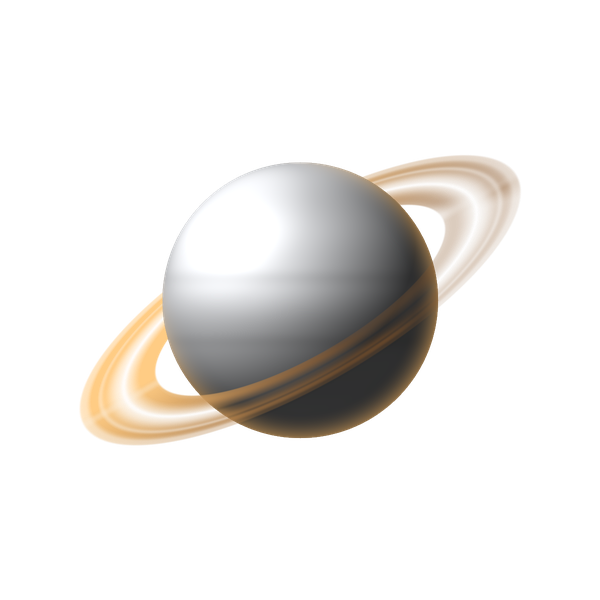
#> input picture brand-mark.png, 600 x 600 px
$ python make-w6-asteroid-dart-reel.py
#> lines starting #> are read from the running program, lines starting #| are printed output that depends on the picture
### brandkit.py
"""Gemeinsame Bausteine fuer die Content-Grafiken (Markensystem).

Farben/Schrift: docs/strategie.md. Wird von den make-*.py Skripten importiert.
Benoetigt: Pillow. Schriften: Segoe UI + Bahnschrift (Windows-Standard).
"""

from pathlib import Path

from PIL import Image, ImageDraw, ImageFilter, ImageFont

FDIR = Path("C:/Windows/Fonts")

S = 2                     # Supersampling
BG = (11, 14, 20)
FG = (242, 244, 248)
SEC = (169, 178, 195)
ACC = (255, 180, 84)
HAIR = (35, 42, 56)
HANDLE = "@theorbitlog"


def f(px, bold=False):
    return ImageFont.truetype(str(FDIR / ("segoeuib.ttf" if bold else "segoeui.ttf")), int(px))


def fmono(px):
    return ImageFont.truetype(str(FDIR / "bahnschrift.ttf"), int(px))


# [19 lines left out: functions tracked, wrap, not called in this run]


def canvas(w, h):
    """Hintergrund mit dezenter Rand-Abdunklung. Gibt (img, draw) zurueck."""
    img = Image.new("RGB", (w, h), BG)
    m = Image.new("L", (w, h), 0)
    ImageDraw.Draw(m).ellipse([-w * 0.28, -h * 0.28, w * 1.28, h * 1.28], fill=255)
    m = m.filter(ImageFilter.GaussianBlur(min(w, h) * 0.26))
    img = Image.composite(img, Image.new("RGB", (w, h), (6, 8, 12)), m)
    return img, ImageDraw.Draw(img)


# [13 lines left out: functions glow, furniture, not called in this run]


_MARK_CACHE = {}


def brand_mark():
    """Laedt das freigestellte Marken-Icon (Ringplanet, identisch zum Profilbild).
    Erzeugt/aktualisiert mit make-brand-mark.py."""
    if "img" not in _MARK_CACHE:
        _MARK_CACHE["img"] = Image.open(Path(__file__).resolve().parent / "brand-mark.png").convert("RGBA")
    return _MARK_CACHE["img"]


def ring_mark(img, cx, cy, s):
    """Marken-Icon auf CTA-/Cover-Slides. img = Ziel-Bild, cx/cy = Mittelpunkt, s = Groesse."""
    sz = max(1, int(s * 3.8))
    mark = brand_mark().resize((sz, sz), Image.LANCZOS)
    img.paste(mark, (int(cx - sz / 2), int(cy - sz / 2)), mark)


def downscale(img, w, h):
    return img.resize((w, h), Image.LANCZOS)

### reelkit.py
"""Gemeinsame Bausteine fuer 1080x1920-Reels (ab Woche 4): Rahmen, Kugel-Schattierung,
Frame-Export, Montage und ffmpeg-Zusammenbau. Baut auf brandkit.py auf.

Reel-Skripte importieren per sys.path-Zeile (Elternordner) und rufen am Ende
`finish(frames, OUT, "w4-...", cover_idx)` auf.
Benoetigt: Pillow, imageio-ffmpeg (liefert die ffmpeg-Binary).
"""

import random
import subprocess
from pathlib import Path

from PIL import Image, ImageChops, ImageDraw, ImageFilter

from brandkit import S, FG, SEC, ACC, HAIR, f, fmono, tracked, wrap, canvas, ring_mark, downscale

W = 1080 * S
H = 1920 * S
M = 96 * S
TOP_SAFE = 250 * S
BOT_SAFE = 300 * S
SEC_PER_FRAME = 2.5


# ---------------------------------------------------------------- Rahmen

def starfield(img, seed, n=170):
    d = ImageDraw.Draw(img)
    rnd = random.Random(seed)
    for _ in range(n):
        x, y = rnd.uniform(0, W), rnd.uniform(0, H)
        r = rnd.uniform(0.6, 1.8) * S
        op = rnd.randint(70, 200)
        d.ellipse([x - r, y - r, x + r, y + r], fill=(op, op, min(255, op + 20)))
    for _ in range(n // 12):
        x, y = rnd.uniform(0, W), rnd.uniform(0, H)
        r = rnd.uniform(2.0, 3.4) * S
        gl = Image.new("L", img.size, 0)
        ImageDraw.Draw(gl).ellipse([x - r * 3, y - r * 3, x + r * 3, y + r * 3], fill=90)
        gl = gl.filter(ImageFilter.GaussianBlur(r * 1.4))
        img.paste(Image.new("RGB", img.size, FG), (0, 0), gl)
        d.ellipse([x - r, y - r, x + r, y + r], fill=FG)


def new_frame(seed):
    img, _ = canvas(W, H)
    starfield(img, seed)
    return img, ImageDraw.Draw(img)


def header(d, label):
    tracked(d, (M, TOP_SAFE), label, fmono(26 * S), ACC, 5 * S)


# [15 lines left out: functions footer_handle, ruler, not called in this run]


def ctext(d, s, font, fill, y, cx=None):
    cx = W / 2 if cx is None else cx
    d.text((cx - d.textlength(s, font=font) / 2, y), s, font=font, fill=fill)


# [43 lines left out: functions ctext_block, frame_cta, bookmark, frame_save, not called in this run]


def header_band(img, lines, accent, y=None):
    """Feste Kopfzeile fuer Animations-Reels (ab Woche 6, docs/reel-algorithmus.md): Marke + Handle,
    darunter die Schlagzeile (Liste von Zeilen); das Wort `accent` wird in ACC gesetzt."""
    d = ImageDraw.Draw(img)
    y = TOP_SAFE if y is None else y
    ring_mark(img, 120 * S, y + 34 * S, 15 * S)
    d = ImageDraw.Draw(img)
    d.text((170 * S, y + 4 * S), "Orbit Log", font=f(34 * S, bold=True), fill=FG)
    d.text((170 * S, y + 46 * S), "@theorbitlog", font=fmono(22 * S), fill=SEC)
    fo = f(60 * S, bold=True)
    y += 120 * S
    for ln in lines:
        x = (W - d.textlength(ln, font=fo)) / 2
        if accent and accent in ln:
            pre, post = ln.split(accent, 1)
            d.text((x, y), pre, font=fo, fill=FG)
            x += d.textlength(pre, font=fo)
            d.text((x, y), accent, font=fo, fill=ACC)
            x += d.textlength(accent, font=fo)
            d.text((x, y), post, font=fo, fill=FG)
        else:
            d.text((x, y), ln, font=fo, fill=FG)
        y += 72 * S
    return y


# ---------------------------------------------------------------- Kugeln

# [21 lines left out: functions blob, band, grain, not called in this run]


TEX = 512
_SHADE = {}


# [98 lines left out: functions _shade_map, sphere, tex_saturn, tex_moon, finish, not called in this run]

### bodies.py
"""Realistische Himmelskoerper fuer alle Grafiken (ab Woche 5, 27.09.2026).

Statt flacher Texturen auf einer Scheibe: prozedurale Equirectangular-Texturen (fraktales
Rauschen), echte Kugelprojektion (Baender/Kontinente kruemmen sich zum Rand, Rotation per
`lon0`), weicher Terminator, Atmosphaerensaum, Wolken, Krater, Saturnringe mit Cassini-Teilung
und Sterne mit Granulation, Randverdunkelung und Korona.

    from bodies import planet, star
    planet(img, cx, cy, d_px, "earth")                 # d_px in Ausgabe-Pixeln (x S intern)
    planet(img, cx, cy, d_px, "saturn", ring_tilt=12)  # Ring mit Neigung in Grad
    star(img, cx, cy, d_px, "sun")                     # "sun" | "red_dwarf"

Benoetigt: Pillow, numpy. Baut auf brandkit.S auf (Supersampling-Faktor der Leinwand).
"""

import math

import numpy as np
from PIL import Image, ImageDraw, ImageFilter

from brandkit import S

TW, TH = 1024, 512            # Texturgroesse (equirectangular)
_TEX = {}


# ---------------------------------------------------------------- Rauschen

def fbm(seed, h=TH, w=TW, octaves=6, base=4, persistence=0.52, wrap=True):
    """Fraktales Wertrauschen 0..1 (horizontal nahtlos, da equirectangular)."""
    rng = np.random.default_rng(seed)
    out = np.zeros((h, w), np.float32)
    amp, total = 1.0, 0.0
    for o in range(octaves):
        gw, gh = base * 2 ** o, max(2, base * 2 ** o // 2)
        g = rng.random((gh + 1, gw + 1)).astype(np.float32)
        if wrap:
            g[:, -1] = g[:, 0]
        layer = np.asarray(Image.fromarray(g).resize((w, h), Image.BICUBIC), np.float32)
        out += layer * amp
        total += amp
        amp *= persistence
    out /= total
    out -= out.min()
    return out / max(1e-6, out.max())


def lat_grid(h=TH, w=TW):
    lat = np.linspace(90, -90, h, dtype=np.float32)[:, None] * np.ones((1, w), np.float32)
    return lat


def mix(a, b, t):
    t = np.clip(t, 0, 1)[..., None]
    return a * (1 - t) + b * t


def col(c):
    return np.array(c, np.float32)[None, None, :]


def smooth(e0, e1, x):
    t = np.clip((x - e0) / (e1 - e0), 0, 1)
    return t * t * (3 - 2 * t)


# ---------------------------------------------------------------- Texturen

# [19 lines left out: function _craters, not called in this run]


def tex_earth():
    lat = lat_grid()
    n = fbm(11, octaves=7, base=3)
    land = smooth(0.49, 0.53, n)
    deep, shallow = col((12, 38, 92)), col((30, 86, 150))
    ocean = mix(deep, shallow, smooth(0.40, 0.52, n))
    veg = fbm(12, octaves=6, base=6)
    desert = smooth(0.35, 0.7, veg) * (1 - smooth(20, 40, np.abs(lat))) + smooth(0.62, 0.8, veg) * 0.5
    ground = mix(col((58, 104, 48)), col((176, 150, 104)), desert)
    ground = mix(ground, col((96, 88, 72)), smooth(0.66, 0.78, n) * 0.6)          # Gebirge
    img = mix(ocean, ground, land)
    ice = smooth(66, 74, np.abs(lat) + (fbm(13, octaves=4) - 0.5) * 12)
    img = mix(img, col((236, 242, 248)), ice)
    cl = fbm(14, octaves=7, base=5)
    swirl = fbm(15, octaves=3, base=3)
    clouds = smooth(0.58, 0.80, cl * 0.75 + swirl * 0.35)
    img = mix(img, col((248, 250, 252)), clouds * 0.8)
    return img, dict(atmo=(110, 170, 255), atmo_k=0.9, spec=0.35)


# [86 lines left out: functions tex_moon, tex_mercury, tex_venus, tex_mars, _banded, tex_jupiter and 3 more, not called in this run]


TEXTURES = {"earth": tex_earth, "moon": tex_moon, "mercury": tex_mercury, "venus": tex_venus,
            "mars": tex_mars, "jupiter": tex_jupiter, "saturn": tex_saturn, "neptune": tex_neptune,
            "uranus": tex_uranus}


def texture(kind):
    if kind not in _TEX:
        _TEX[kind] = TEXTURES[kind]()
    return _TEX[kind]


# ---------------------------------------------------------------- Projektion

def _disc(d):
    """Normalen einer Kugel mit Durchmesser d (px) + weicher Rand-Alpha."""
    r = d / 2
    ys, xs = np.mgrid[0:d, 0:d].astype(np.float32)
    nx, ny = (xs + 0.5 - r) / r, (ys + 0.5 - r) / r
    rr = np.sqrt(nx * nx + ny * ny)
    nz = np.sqrt(np.clip(1 - rr * rr, 0, 1))
    alpha = np.clip((1 - rr) * r / 1.2, 0, 1)
    return nx, ny, nz, alpha


def _sample(tex, nx, ny, nz, lon0, tilt):
    # Achsneigung um die Blickachse drehen, dann Laenge/Breite berechnen
    ct, st = math.cos(math.radians(tilt)), math.sin(math.radians(tilt))
    x, y = nx * ct - ny * st, nx * st + ny * ct
    lat = np.degrees(np.arcsin(np.clip(-y, -1, 1)))
    lon = np.degrees(np.arctan2(x, nz)) + lon0
    u = ((lon % 360) / 360 * (TW - 1)).astype(int)
    v = ((90 - lat) / 180 * (TH - 1)).astype(int)
    return tex[np.clip(v, 0, TH - 1), np.clip(u, 0, TW - 1)]


def planet(img, cx, cy, d_px, kind, light=(-0.55, -0.45, 0.70), lon0=180.0, tilt=0.0,
           ring_tilt=None, glow=True):
    """Realistische Planetenkugel auf img (RGB, Supersampling-Leinwand). cx/cy in Leinwand-px,
    d_px in Ausgabe-px (wird mit S multipliziert). light: Richtung zur Sonne (x rechts, y unten,
    z zum Betrachter). ring_tilt: Neigung der Saturnringe in Grad (None = keine Ringe)."""
    tex, meta = texture(kind)
    d = max(4, int(d_px * S))
    nx, ny, nz, alpha = _disc(d)
    base = _sample(tex, nx, ny, nz, lon0, tilt)

    lx, ly, lz = light
    ln = math.sqrt(lx * lx + ly * ly + lz * lz)
    lx, ly, lz = lx / ln, ly / ln, lz / ln
    ndl = nx * lx + ny * ly + nz * lz
    lit = smooth(-0.08, 0.35, ndl) * (0.35 + 0.65 * np.clip(ndl, 0, 1)) + 0.025
    limb = 0.75 + 0.25 * nz                                                       # leichte Randabdunklung
    rgb = base * (lit * limb)[..., None]

    if meta.get("spec"):                                                          # Glanz auf Ozeanen
        hx, hy, hz = lx, ly, lz + 1
        hn = math.sqrt(hx * hx + hy * hy + hz * hz)
        spec = np.clip((nx * hx + ny * hy + nz * hz) / hn, 0, 1) ** 60
        ocean = (base[..., 2] > base[..., 0] + 30).astype(np.float32)
        rgb += (spec * ocean * meta["spec"] * 255)[..., None]

    if meta.get("atmo"):                                                          # Atmosphaerensaum
        rim = (1 - nz) ** 2.5 * smooth(-0.25, 0.3, ndl) * meta.get("atmo_k", 0.6)
        rgb = rgb * (1 - rim[..., None] * 0.6) + col(meta["atmo"]) * rim[..., None]

    rgb = np.clip(rgb, 0, 255).astype(np.uint8)
    sprite = Image.fromarray(rgb, "RGB")
    mask = Image.fromarray((alpha * 255).astype(np.uint8), "L")

    r = d // 2
    if glow and meta.get("atmo"):
        _halo(img, cx, cy, r, meta["atmo"], strength=int(55 * meta.get("atmo_k", 0.6)), scale=1.18)
    if ring_tilt is not None:
        _ring(img, cx, cy, r, ring_tilt, light, back=True)
    img.paste(sprite, (int(cx - r), int(cy - r)), mask)
    if ring_tilt is not None:
        _ring(img, cx, cy, r, ring_tilt, light, back=False)


def _halo(img, cx, cy, r, color, strength=70, scale=1.35):
    m = Image.new("L", img.size, 0)
    R = r * scale
    ImageDraw.Draw(m).ellipse([cx - R, cy - R, cx + R, cy + R], fill=strength)
    m = m.filter(ImageFilter.GaussianBlur(r * 0.25))
    img.paste(Image.new("RGB", img.size, tuple(color)), (0, 0), m)


# [28 lines left out: function _ring, not called in this run]


# ---------------------------------------------------------------- Sterne

STARS = {"sun": dict(core=(255, 250, 232), mid=(255, 214, 128), edge=(236, 120, 40), glow=(255, 170, 70)),
         "red_dwarf": dict(core=(255, 196, 150), mid=(244, 118, 70), edge=(170, 42, 22), glow=(255, 96, 56))}


# [27 lines left out: function star, not called in this run]

### w6-asteroid-dart/make-w6-asteroid-dart-reel.py
"""Woche 6, Donnerstag - Reel "If an asteroid were heading for Earth - we already know how to push
it away" (Typ e Bedrohung -> Aufloesung, docs/reel-algorithmus.md). Eine durchgehende Animation unter
fester Kopfzeile: Asteroid auf Kollisionskurs -> Raumsonde trifft ihn -> Bahn knickt ab, verfehlt die
Erde -> Beleg: NASA DART 2022. ~17,5 s.

Fakten (NASA DART / Planetary Defense, ESA; Sky & Telescope 2023):
  DART traf am 26.09.2022 mit 6,1 km/s (~22.000 km/h) den ~150 m grossen Asteroidenmond Dimorphos
  (umkreist Didymos, ~780 m). Umlaufzeit von 11 h 55 min auf 11 h 23 min verkuerzt (-32 min; Mindest-
  ziel waren 73 s). Erstes Mal, dass Menschen die Bewegung eines Himmelskoerpers gezielt veraendert
  haben. Didymos/Dimorphos waren nie eine Gefahr fuer die Erde - es war ein Test.
  Darstellung: Szenario ausdruecklich hypothetisch ("If ..."); Ablenkung im Bild stark ueberzeichnet
  (real: winzige Aenderung, die ueber Jahre zum Verfehlen anwaechst) -> first_comment.

Hook-Varianten:
  1 "If an asteroid were heading for Earth - we already know how to push it away" (gewaehlt)
  2 "We already crashed a spacecraft into an asteroid. On purpose."   3 "How to save Earth from an asteroid"
  4 "This is how we'd stop an asteroid"   5 "Humans have already moved an asteroid"

    python make-w6-asteroid-dart-reel.py  ->  w6-asteroid-dart.mp4, -cover.png
"""

import math
import random
import subprocess
import sys
from pathlib import Path

import imageio_ffmpeg
from PIL import Image, ImageDraw, ImageFilter

sys.path.insert(0, str(Path(__file__).resolve().parent.parent))
from brandkit import S, FG, SEC, ACC, HAIR, f, downscale
from bodies import planet
from reelkit import new_frame, header_band, blob

OUT = Path(__file__).resolve().parent
W, H = 1080, 1920
FPS = 30
T_TOTAL = 17.5
EARTH = (800, 900)
A0 = (90, 610)                                   # Asteroid-Start
T_HIT = 8.0
RED, GREEN = (235, 84, 70), (110, 210, 140)


def lerp(a, b, t):
    return a + (b - a) * t


def ease(t):
    t = max(0.0, min(1.0, t))
    return t * t * (3 - 2 * t)


# [10 lines left out: function ast_pos, not called in this run]


def background():
    img, _ = new_frame(41)
    header_band(img, ["If an asteroid were heading", "for Earth - we know how", "to push it away"], "push it away")
#> in brand_mark, returned value is the input picture: PIL image 600x600 RGBA; mean R, G, B, A 37.4, 33.3, 28.9, 49.4
#> the loop in header_band, `for ln in lines:` made 3 passes
#> x on passes 1 to 3: 258, 351.2, 1541.2
#> after the loop in header_band, `for ln in lines:`: y = 1172
    planet(img, EARTH[0] * S, EARTH[1] * S, 250, "earth", light=(-0.8, -0.3, 0.5))
    d = ImageDraw.Draw(img)
    cta = "Send this to someone who worries about asteroids"
    d.text(((W * S - d.textlength(cta, font=f(32 * S, bold=True))) / 2, 1585 * S), cta, font=f(32 * S, bold=True), fill=FG)
    return downscale(img, W, H)


def asteroid_sprite(r=46):
    """Unregelmaessiger, schattierter Gesteinsbrocken mit Kratern (4x gezeichnet)."""
    k = 4
    size = r * 2 + 8
    im = Image.new("RGBA", (size * k, size * k), (0, 0, 0, 0))
    d = ImageDraw.Draw(im)
    rnd = random.Random(5)
    c = size * k / 2
    pts = []
    for i in range(36):
        a = i / 36 * 2 * math.pi
        rr = r * k * (0.78 + 0.22 * math.sin(a * 3 + 1) * 0.6 + rnd.uniform(-0.08, 0.08))
        pts.append((c + math.cos(a) * rr, c + math.sin(a) * rr * 0.82))
    d.polygon(pts, fill=(122, 108, 96, 255))
    shade = Image.new("L", im.size, 0)                                       # Licht von links oben
    ImageDraw.Draw(shade).ellipse([c - r * k * 1.3, c - r * k * 1.3, c + r * k * 0.5, c + r * k * 0.5], fill=255)
    shade = shade.filter(ImageFilter.GaussianBlur(r * k * 0.45))
    lit = Image.new("RGBA", im.size, (176, 160, 140, 255))
    im = Image.composite(lit, im, Image.composite(shade, Image.new("L", im.size, 0), im.split()[3]))
    d = ImageDraw.Draw(im)
    for _ in range(9):
        x, y = c + rnd.uniform(-0.55, 0.55) * r * k, c + rnd.uniform(-0.45, 0.45) * r * k
        s = rnd.uniform(0.07, 0.17) * r * k
        d.ellipse([x - s, y - s * 0.8, x + s, y + s * 0.8], fill=(84, 74, 66, 255))
        d.arc([x - s, y - s * 0.8, x + s, y + s * 0.8], 200, 340, fill=(196, 182, 162, 255), width=max(1, k))
    a = im.split()[3]
    im.putalpha(a)
    return im.resize((size, size), Image.LANCZOS)


def probe_sprite():
    """DART-artige Sonde: Kastenkoerper + zwei lange Solarflaechen (4x gezeichnet)."""
    k = 4
    w, h = 120, 34
    im = Image.new("RGBA", (w * k, h * k), (0, 0, 0, 0))
    d = ImageDraw.Draw(im)
    d.rounded_rectangle([0, 11 * k, 42 * k, 23 * k], 3 * k, fill=(70, 96, 170, 255))          # Panel links
    d.rounded_rectangle([78 * k, 11 * k, 120 * k, 23 * k], 3 * k, fill=(70, 96, 170, 255))     # Panel rechts
    for x in range(4, 42, 6):
        d.line([x * k, 11 * k, x * k, 23 * k], fill=(40, 60, 120, 255), width=k)
        d.line([(x + 76) * k, 11 * k, (x + 76) * k, 23 * k], fill=(40, 60, 120, 255), width=k)
    d.rectangle([42 * k, 16 * k, 78 * k, 18 * k], fill=(190, 190, 196, 255))
    d.rounded_rectangle([48 * k, 4 * k, 72 * k, 30 * k], 3 * k, fill=(206, 168, 92, 255))     # Koerper (Folie)
    d.ellipse([54 * k, 10 * k, 66 * k, 22 * k], fill=(232, 232, 236, 255))                      # Antenne
    return im.resize((w, h), Image.LANCZOS)


# [18 lines left out: functions dashed, caption, not called in this run]


PHASES = [  # (Start, Ende, oben, gross, unten, Farbe)
    (0.0, 4.6, "Years before impact,", "we'd spot it", "Telescopes track its path toward Earth.", RED),
    (4.6, 8.6, "The plan: hit it", "with a spacecraft", "at about 22,000 km/h", ACC),
    (8.6, 12.6, "A tiny nudge, early enough", "= a clean miss", "Exaggerated here so you can see it.", GREEN),
    (12.6, 17.5, "Not science fiction:", "NASA DART, 2022", "It hit asteroid moon Dimorphos and cut its orbit by 32 minutes.", ACC),
]


# [48 lines left out: function frame, not called in this run]


def main():
    bg = background()
#> after the loop in fbm, `for o in range(octaves):`:
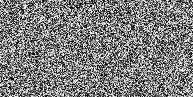
#> g: shape (97, 193) float32; min 1.69e-05, max 1, mean 0.497
#> after the loop in fbm, `for o in range(octaves):`:
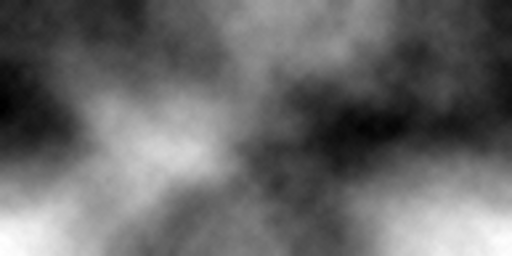
#> out: shape (512, 1024) float32 (shown at 1/2 size); min 0.291, max 1.97, mean 0.981; drawn with min black and max white
#> after the loop in fbm, `for o in range(octaves):`: amp = 0.0103; total = 2.06
#> in smooth, `t = np.clip((x - e0) / (e1 - e0), 0, 1)`:
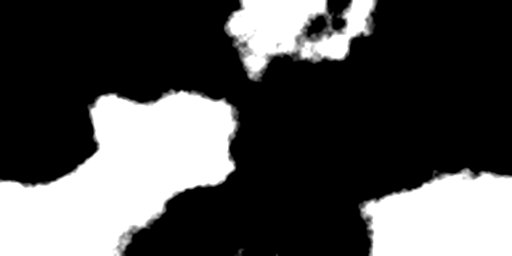
#> t: shape (512, 1024) float32 (shown at 1/2 size); min 0, max 1, mean 0.307
#> in tex_earth, `deep, shallow = col((12, 38, 92)), col((30, 86, 150))`: deep = [[12, 38, 92]]; shallow = [[30, 86, 150]]
#> call 2 of fbm, with seed = 12, h = 512, w = 1024, octaves = 6, base = 6, persistence = 0.52, wrap = True
#> after the loop in fbm (call 2), `for o in range(octaves):`:
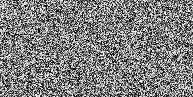
#> g: shape (97, 193) float32; min 1.08e-06, max 1, mean 0.5
#> after the loop in fbm (call 2), `for o in range(octaves):`:
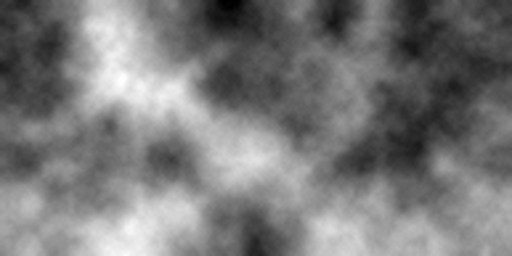
#> out: shape (512, 1024) float32 (shown at 1/2 size); min 0.248, max 1.86, mean 1.02; drawn with min black and max white
#> after the loop in fbm (call 2), `for o in range(octaves):`: amp = 0.0198; total = 2.04
#> in tex_earth, `desert = smooth(0.35, 0.7, veg) * (1 - smooth(20, 40, np.abs(lat))) + ..`:
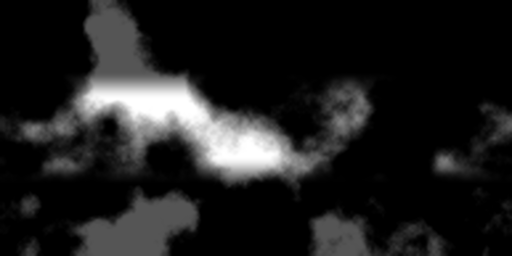
#> desert: shape (512, 1024) float32 (shown at 1/2 size); min 0, max 1.5, mean 0.181; drawn with min black and max white
#> in mix (call 3), `return a * (1 - t) + b * t`:
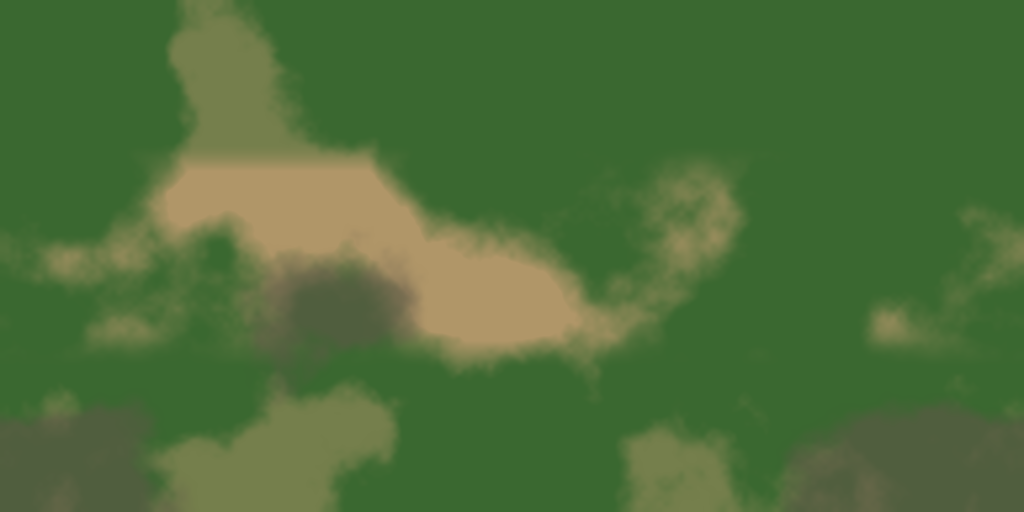
#> returned value: shape (512, 1024, 3) float32; mean of channels 0, 1, 2 78.6, 110.4, 58.2; drawn as R, G, B
#> in planet, `tex, meta = texture(kind)`: meta = {'atmo': (110, 170, 255), 'atmo_k': 0.9, 'spec': 0.35}
    ast, probe = asteroid_sprite(), probe_sprite()
#> in probe_sprite, `k = 4`: k = 4
    ff = imageio_ffmpeg.get_ffmpeg_exe()
    n = int(T_TOTAL * FPS)
    out = OUT / "w6-asteroid-dart.mp4"
    proc = subprocess.Popen([
        ff, "-y", "-loglevel", "error",
        "-f", "rawvideo", "-pix_fmt", "rgb24", "-s", f"{W}x{H}", "-r", str(FPS), "-i", "-",
        "-f", "lavfi", "-i", "anullsrc=r=44100:cl=stereo",
        "-c:v", "libx264", "-preset", "medium", "-crf", "18", "-pix_fmt", "yuv420p",
        "-c:a", "aac", "-b:a", "128k", "-t", f"{T_TOTAL:.2f}", "-movflags", "+faststart", str(out)],
        stdin=subprocess.PIPE)
    for i in range(n):
        proc.stdin.write(frame(bg, ast, probe, i / FPS).convert("RGB").tobytes())
    proc.stdin.close()
    proc.wait()
    frame(bg, ast, probe, 2.5).convert("RGB").save(OUT / "w6-asteroid-dart-cover.png")
    print(f"saved {out.name} ({T_TOTAL:.1f} s, {n} frames) + cover")


if __name__ == "__main__":
    main()
#> (the call stopped at in main, `ff = imageio_ffmpeg.get_ffmpeg_exe()`: imageio_ffmpeg is not available in this run)
